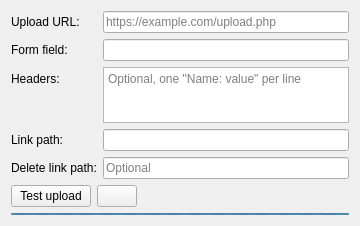
<?xml version="1.0" encoding="UTF-8"?>
<ui version="4.0">
 <class>UploaderOptions</class>
 <widget class="QWidget" name="UploaderOptions">
  <property name="geometry">
   <rect>
    <x>0</x>
    <y>0</y>
    <width>360</width>
    <height>220</height>
   </rect>
  </property>
  <property name="windowTitle">
   <string>Form</string>
  </property>
  <layout class="QVBoxLayout" name="verticalLayout">
   <item>
    <layout class="QFormLayout" name="formLayout">
     <item row="0" column="0">
      <widget class="QLabel" name="urlLabel">
       <property name="text">
        <string>Upload URL:</string>
       </property>
       <property name="buddy">
        <cstring>urlEdit</cstring>
       </property>
      </widget>
     </item>
     <item row="0" column="1">
      <widget class="QLineEdit" name="urlEdit">
       <property name="toolTip">
        <string>The full address the screenshot is posted to.</string>
       </property>
       <property name="placeholderText">
        <string>https://example.com/upload.php</string>
       </property>
      </widget>
     </item>
     <item row="1" column="0">
      <widget class="QLabel" name="fieldLabel">
       <property name="text">
        <string>Form field:</string>
       </property>
       <property name="buddy">
        <cstring>fieldEdit</cstring>
       </property>
      </widget>
     </item>
     <item row="1" column="1">
      <widget class="QLineEdit" name="fieldEdit">
       <property name="toolTip">
        <string>Name of the multipart form field that carries the file.</string>
       </property>
      </widget>
     </item>
     <item row="2" column="0">
      <widget class="QLabel" name="headersLabel">
       <property name="text">
        <string>Headers:</string>
       </property>
       <property name="buddy">
        <cstring>headersEdit</cstring>
       </property>
      </widget>
     </item>
     <item row="2" column="1">
      <widget class="QPlainTextEdit" name="headersEdit">
       <property name="maximumSize">
        <size>
         <width>16777215</width>
         <height>56</height>
        </size>
       </property>
       <property name="toolTip">
        <string>Extra request headers, one &quot;Name: value&quot; per line. Optional.</string>
       </property>
       <property name="tabChangesFocus">
        <bool>true</bool>
       </property>
       <property name="placeholderText">
        <string>Optional, one &quot;Name: value&quot; per line</string>
       </property>
      </widget>
     </item>
     <item row="3" column="0">
      <widget class="QLabel" name="linkPathLabel">
       <property name="text">
        <string>Link path:</string>
       </property>
       <property name="buddy">
        <cstring>linkPathEdit</cstring>
       </property>
      </widget>
     </item>
     <item row="3" column="1">
      <widget class="QLineEdit" name="linkPathEdit">
       <property name="toolTip">
        <string>Where the link is in the JSON response: names and array indexes separated by dots.</string>
       </property>
      </widget>
     </item>
     <item row="4" column="0">
      <widget class="QLabel" name="deletePathLabel">
       <property name="text">
        <string>Delete link path:</string>
       </property>
       <property name="buddy">
        <cstring>deletePathEdit</cstring>
       </property>
      </widget>
     </item>
     <item row="4" column="1">
      <widget class="QLineEdit" name="deletePathEdit">
       <property name="toolTip">
        <string>Where the delete link is in the JSON response, if the host returns one. Optional.</string>
       </property>
       <property name="placeholderText">
        <string>Optional</string>
       </property>
      </widget>
     </item>
    </layout>
   </item>
   <item>
    <layout class="QHBoxLayout" name="testLayout">
     <item>
      <widget class="QPushButton" name="testButton">
       <property name="toolTip">
        <string>Uploads a 1x1 pixel PNG with these settings and shows the link or the error.</string>
       </property>
       <property name="text">
        <string>Test upload</string>
       </property>
      </widget>
     </item>
     <item>
      <widget class="QPushButton" name="cancelButton">
       <property name="text">
        <string/>
       </property>
       <property name="icon">
        <iconset resource="../lightscreen.qrc">
         <normaloff>:/icons/no</normaloff>:/icons/no</iconset>
       </property>
      </widget>
     </item>
     <item>
      <widget class="QLabel" name="resultLabel">
       <property name="sizePolicy">
        <sizepolicy hsizetype="Expanding" vsizetype="Preferred">
         <horstretch>0</horstretch>
         <verstretch>0</verstretch>
        </sizepolicy>
       </property>
       <property name="text">
        <string/>
       </property>
       <property name="wordWrap">
        <bool>true</bool>
       </property>
       <property name="openExternalLinks">
        <bool>true</bool>
       </property>
       <property name="textInteractionFlags">
        <set>Qt::TextBrowserInteraction</set>
       </property>
      </widget>
     </item>
    </layout>
   </item>
   <item>
    <widget class="QProgressBar" name="progressIndicatorBar">
     <property name="maximumSize">
      <size>
       <width>16777215</width>
       <height>2</height>
      </size>
     </property>
     <property name="maximum">
      <number>0</number>
     </property>
     <property name="value">
      <number>0</number>
     </property>
     <property name="textVisible">
      <bool>false</bool>
     </property>
    </widget>
   </item>
  </layout>
 </widget>
 <resources>
  <include location="../lightscreen.qrc"/>
 </resources>
 <connections/>
</ui>
